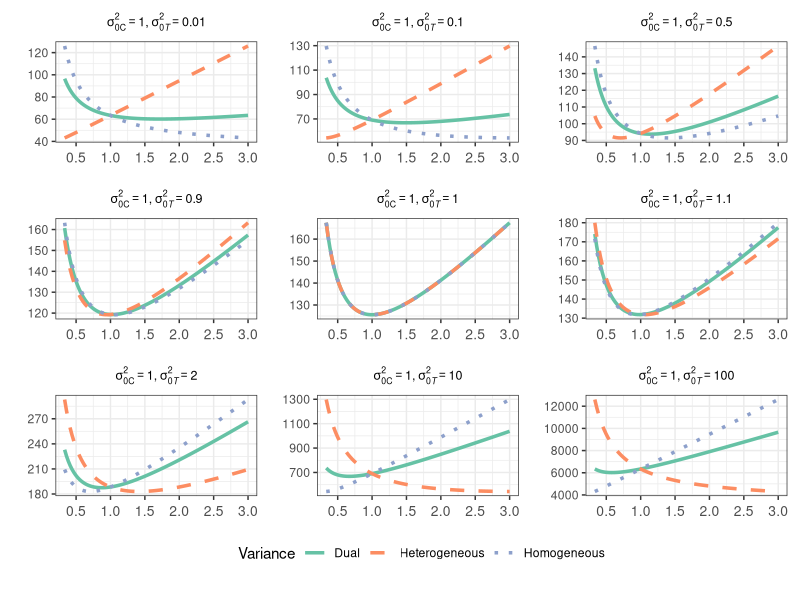
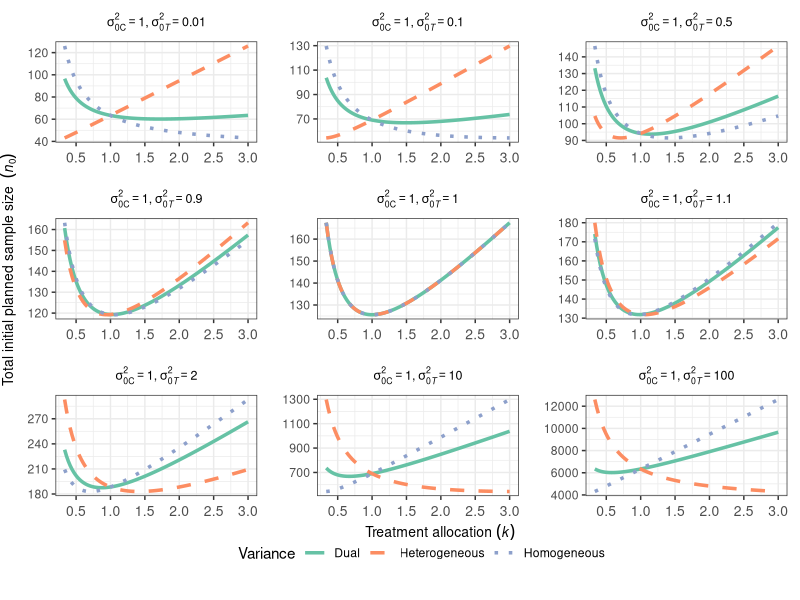

Write the R code that produced these figures, in order.
#-------------------------------------------------------------------------------
# Purpose: Plots to compare the three formulas for estimating sample size for a 
# continuous endpoint
# Author: Ann Marie Weideman
#-------------------------------------------------------------------------------

# Set working directory to current location
script_path <- setwd(dirname(rstudioapi::getActiveDocumentContext()$path))

library(RColorBrewer)
library(dplyr)
library(tidyr)
library(ggplot2)
library(patchwork)

# Function to calculate sample sizes for the three formulas
calculate_sample_sizes <- function(k, var0C, var0T) {
  
  z_alpha <- qnorm(0.025, lower.tail = FALSE)
  z_beta <- qnorm(0.2, lower.tail = FALSE)
  delta0<-0.5
  
  var0<-(var0C+k*var0T)/(1+k)
  
  # Assumes homogeneous variance 
  n0C_f1 <- (z_alpha + z_beta)^2 * (1 + 1/k) * var0 / delta0^2
  n0_f1 <- (1 + k) * n0C_f1
  
  # Assumes heterogeneous variance
  n0C_f2 <- (z_alpha + z_beta)^2 * (var0C + (1/k) * var0T) / delta0^2
  n0_f2 <- (1 + k) * n0C_f2
  
  # Assumes dual variance
  n0C_f3 <- (z_alpha * sqrt((1 + 1/k) * var0) + 
               z_beta * sqrt(var0C + (1/k) * var0T))^2 / delta0^2
  n0_f3 <- (1 + k) * n0C_f3
  
  return(c(n0_f1, n0_f2, n0_f3))
}

# Define the color palette to be colorblind friendly
palette <- brewer.pal(n = 3, name = "Set2")

k_range <- seq(1/3, 3, length.out = 100)
var0C_values <- 1
var0T_values <- c(0.01, 0.1, 0.5, 0.9, 1, 1.1, 2, 10, 100)

# Create a data frame with all combinations
sample_data <- expand.grid(k = k_range, var0C = var0C_values, var0T = var0T_values) %>%
  rowwise() %>%
  mutate(
    Homogeneous = calculate_sample_sizes(k, var0C, var0T)[1],
    Heterogeneous = calculate_sample_sizes(k, var0C, var0T)[2],
    Dual = calculate_sample_sizes(k, var0C, var0T)[3]
  ) %>%
  ungroup() %>%
  gather(key = "Variance", value = "sample_size", -k, -var0C, -var0T) %>%
  mutate(formula = factor(Variance, levels = c("Homogeneous", "Heterogeneous", "Dual"), 
                          labels = c("Homogeneous", 
                                     "Heterogeneous", 
                                     "Dual")))

# Function to create individual plots within the panel
make_plot <- function(data, var0C_val, var0T_val, show_x_axis_label = FALSE) {
  # Define custom line types
  line_types <- c("solid", "dashed", "dotted")  
  
  p <- ggplot(data, aes(x = k, y = sample_size, group = Variance, color = Variance, linetype = Variance)) +
    geom_line(size = 1.2) +  # Increase line size for visibility
    scale_color_manual(values = palette) +
    scale_linetype_manual(values=line_types) +  # Use the custom line types
    scale_x_continuous(breaks = seq(0, 3, by = 0.5)) +
    theme_bw(base_size = 11) +  # Increase the base size for all text
     theme(
      plot.title = element_text(hjust = 0.5, size=9),
      axis.title.y = element_blank(),
      axis.title.x = element_blank(),
      axis.text.x = element_text(size = 10, vjust = 0.5),
      plot.margin = unit(c(0.25, 0.25, 1, 1), "lines")
    ) +
    ggtitle(bquote(sigma[0*"C"]^2 == .(var0C_val) * "," ~ italic(sigma[0*"T"]^2) == .(var0T_val)))
  
  if (show_x_axis_label) {
    p <- p + labs(x = "k", y = expression("Total initial planned sample size ( " ~ italic(n[0]) *")"))  # Correctly add axis titles
  }
  return(p)
}

# Generate a plot for each combination of var0C and var0T
plot_list <- list()
number_of_rows <- length(unique(sample_data$var0T))
counter <- 0

for (var0T_val in unique(sample_data$var0T)) {
  for (var0C_val in unique(sample_data$var0C)) {
    counter <- counter + 1
    
    # Determine if this plot is on the bottom row
    show_x_axis_label <- (counter > (number_of_rows - 1) * 3)
    
    # Subset the data for the current combination of var0T and var0C
    data_subset <- subset(sample_data, var0T == var0T_val & var0C == var0C_val)
    
    # Add plot to the growing list of plots
    plot_list[[paste(var0T_val, var0C_val, sep = "_")]] <- 
      make_plot(data_subset, var0C_val, var0T_val, show_x_axis_label)
  }
}

# Combine the plots into a 3x3 patchwork
combined_plot <- wrap_plots(plot_list, ncol = 3) + 
  plot_layout(guides = 'collect') &
  theme(legend.position = "bottom")
print(combined_plot)

# Define the size and resolution of output image
width_in_inches <- 7
height_in_inches <- 6
dpi <- 600

# Open a PNG device
#jpeg(filename = paste0(script_path, "/output/trio_continuous.jpg"), 
#     width = width_in_inches * dpi, height = height_in_inches * dpi, res = dpi)

# Print the combined plot
print(combined_plot)

# Add the common x-axis label using grid.text
require(grid)
grid.text(label = expression("Treatment allocation " * (italic(k))), 
          x = unit(0.55, "npc"),  # centered
          y = unit(0.1, "npc"),  # adjust this value as needed
          just = c("center", "bottom"),
          gp = gpar(fontsize = 10))

# Add the common y-axis label using grid.text
grid.text(label = expression("Total initial planned sample size  " * (italic(n[0]))), 
          x = unit(0.01, "npc"), y = unit(0.55, "npc"), rot = 90,
          gp = gpar(fontsize = 10))

# Close the PNG device, which saves the file
#dev.off()
